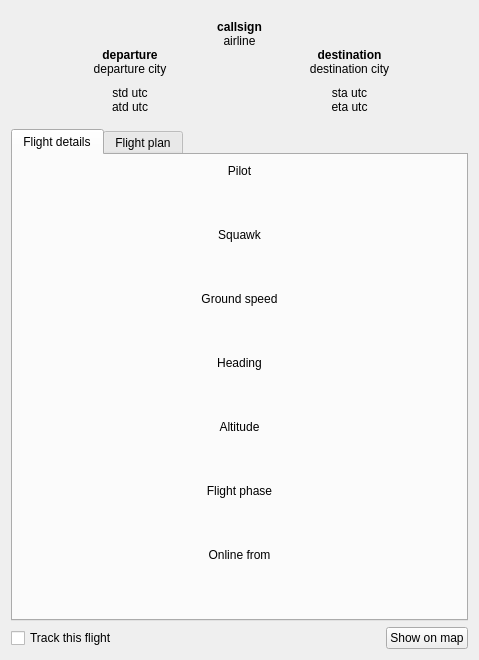
<?xml version="1.0" encoding="UTF-8"?>
<ui version="4.0">
 <class>FlightDetailsWindow</class>
 <widget class="QWidget" name="FlightDetailsWindow">
  <property name="geometry">
   <rect>
    <x>0</x>
    <y>0</y>
    <width>479</width>
    <height>660</height>
   </rect>
  </property>
  <property name="windowTitle">
   <string/>
  </property>
  <layout class="QVBoxLayout" name="verticalLayout_2">
   <item>
    <widget class="QWidget" name="widget" native="true">
     <layout class="QGridLayout" name="gridLayout">
      <property name="spacing">
       <number>0</number>
      </property>
      <item row="0" column="0" colspan="2">
       <widget class="QLabel" name="callsign">
        <property name="font">
         <font>
          <weight>75</weight>
          <bold>true</bold>
         </font>
        </property>
        <property name="text">
         <string notr="true">callsign</string>
        </property>
        <property name="alignment">
         <set>Qt::AlignCenter</set>
        </property>
       </widget>
      </item>
      <item row="3" column="1">
       <widget class="QLabel" name="destinationCity">
        <property name="text">
         <string notr="true">destination city</string>
        </property>
        <property name="alignment">
         <set>Qt::AlignCenter</set>
        </property>
       </widget>
      </item>
      <item row="5" column="0">
       <widget class="QLabel" name="std">
        <property name="toolTip">
         <string>Scheduled Time of Departure</string>
        </property>
        <property name="text">
         <string notr="true">std utc</string>
        </property>
        <property name="textFormat">
         <enum>Qt::RichText</enum>
        </property>
        <property name="alignment">
         <set>Qt::AlignCenter</set>
        </property>
       </widget>
      </item>
      <item row="2" column="0">
       <widget class="QLabel" name="departure">
        <property name="font">
         <font>
          <weight>75</weight>
          <bold>true</bold>
         </font>
        </property>
        <property name="text">
         <string notr="true">departure</string>
        </property>
        <property name="alignment">
         <set>Qt::AlignCenter</set>
        </property>
       </widget>
      </item>
      <item row="2" column="1">
       <widget class="QLabel" name="destination">
        <property name="font">
         <font>
          <weight>75</weight>
          <bold>true</bold>
         </font>
        </property>
        <property name="text">
         <string notr="true">destination</string>
        </property>
        <property name="alignment">
         <set>Qt::AlignCenter</set>
        </property>
       </widget>
      </item>
      <item row="3" column="0">
       <widget class="QLabel" name="departureCity">
        <property name="text">
         <string notr="true">departure city</string>
        </property>
        <property name="alignment">
         <set>Qt::AlignCenter</set>
        </property>
       </widget>
      </item>
      <item row="5" column="1">
       <widget class="QLabel" name="sta">
        <property name="toolTip">
         <string>Scheduled Time of Arrival</string>
        </property>
        <property name="text">
         <string notr="true">sta utc</string>
        </property>
        <property name="textFormat">
         <enum>Qt::RichText</enum>
        </property>
        <property name="alignment">
         <set>Qt::AlignCenter</set>
        </property>
       </widget>
      </item>
      <item row="6" column="0">
       <widget class="QLabel" name="atd">
        <property name="toolTip">
         <string>Actual Time of Departure</string>
        </property>
        <property name="text">
         <string notr="true">atd utc</string>
        </property>
        <property name="alignment">
         <set>Qt::AlignCenter</set>
        </property>
       </widget>
      </item>
      <item row="6" column="1">
       <widget class="QLabel" name="eta">
        <property name="toolTip">
         <string>Estimated Time of Arrival</string>
        </property>
        <property name="text">
         <string notr="true">eta utc</string>
        </property>
        <property name="alignment">
         <set>Qt::AlignCenter</set>
        </property>
       </widget>
      </item>
      <item row="4" column="0" colspan="2">
       <widget class="Vatsinator::Widgets::FlightProgressWidget" name="progress" native="true">
        <property name="minimumSize">
         <size>
          <width>0</width>
          <height>10</height>
         </size>
        </property>
       </widget>
      </item>
      <item row="1" column="0" colspan="2">
       <widget class="QLabel" name="airline">
        <property name="text">
         <string notr="true">airline</string>
        </property>
        <property name="alignment">
         <set>Qt::AlignCenter</set>
        </property>
       </widget>
      </item>
     </layout>
    </widget>
   </item>
   <item>
    <widget class="QTabWidget" name="tabWidget">
     <property name="currentIndex">
      <number>0</number>
     </property>
     <widget class="QWidget" name="flightDetails">
      <attribute name="title">
       <string>Flight details</string>
      </attribute>
      <layout class="QVBoxLayout" name="verticalLayout">
       <property name="spacing">
        <number>2</number>
       </property>
       <item>
        <widget class="QLabel" name="label">
         <property name="text">
          <string>Pilot</string>
         </property>
         <property name="alignment">
          <set>Qt::AlignCenter</set>
         </property>
        </widget>
       </item>
       <item>
        <widget class="QLabel" name="realName">
         <property name="font">
          <font>
           <weight>75</weight>
           <bold>true</bold>
          </font>
         </property>
         <property name="text">
          <string notr="true"/>
         </property>
         <property name="alignment">
          <set>Qt::AlignCenter</set>
         </property>
        </widget>
       </item>
       <item>
        <spacer name="verticalSpacer_8">
         <property name="orientation">
          <enum>Qt::Vertical</enum>
         </property>
         <property name="sizeHint" stdset="0">
          <size>
           <width>20</width>
           <height>40</height>
          </size>
         </property>
        </spacer>
       </item>
       <item>
        <widget class="QLabel" name="label_2">
         <property name="text">
          <string>Squawk</string>
         </property>
         <property name="alignment">
          <set>Qt::AlignCenter</set>
         </property>
        </widget>
       </item>
       <item>
        <widget class="QLabel" name="squawk">
         <property name="font">
          <font>
           <weight>75</weight>
           <bold>true</bold>
          </font>
         </property>
         <property name="text">
          <string notr="true"/>
         </property>
         <property name="alignment">
          <set>Qt::AlignCenter</set>
         </property>
        </widget>
       </item>
       <item>
        <spacer name="verticalSpacer_2">
         <property name="orientation">
          <enum>Qt::Vertical</enum>
         </property>
         <property name="sizeHint" stdset="0">
          <size>
           <width>20</width>
           <height>40</height>
          </size>
         </property>
        </spacer>
       </item>
       <item>
        <widget class="QLabel" name="label_3">
         <property name="text">
          <string>Ground speed</string>
         </property>
         <property name="alignment">
          <set>Qt::AlignCenter</set>
         </property>
        </widget>
       </item>
       <item>
        <widget class="QLabel" name="groundSpeed">
         <property name="font">
          <font>
           <weight>75</weight>
           <bold>true</bold>
          </font>
         </property>
         <property name="text">
          <string notr="true"/>
         </property>
         <property name="alignment">
          <set>Qt::AlignCenter</set>
         </property>
        </widget>
       </item>
       <item>
        <spacer name="verticalSpacer_3">
         <property name="orientation">
          <enum>Qt::Vertical</enum>
         </property>
         <property name="sizeHint" stdset="0">
          <size>
           <width>20</width>
           <height>40</height>
          </size>
         </property>
        </spacer>
       </item>
       <item>
        <widget class="QLabel" name="label_4">
         <property name="text">
          <string>Heading</string>
         </property>
         <property name="alignment">
          <set>Qt::AlignCenter</set>
         </property>
        </widget>
       </item>
       <item>
        <widget class="QLabel" name="heading">
         <property name="font">
          <font>
           <weight>75</weight>
           <bold>true</bold>
          </font>
         </property>
         <property name="text">
          <string notr="true"/>
         </property>
         <property name="alignment">
          <set>Qt::AlignCenter</set>
         </property>
        </widget>
       </item>
       <item>
        <spacer name="verticalSpacer_4">
         <property name="orientation">
          <enum>Qt::Vertical</enum>
         </property>
         <property name="sizeHint" stdset="0">
          <size>
           <width>20</width>
           <height>40</height>
          </size>
         </property>
        </spacer>
       </item>
       <item>
        <widget class="QLabel" name="label_5">
         <property name="text">
          <string>Altitude</string>
         </property>
         <property name="alignment">
          <set>Qt::AlignCenter</set>
         </property>
        </widget>
       </item>
       <item>
        <widget class="QLabel" name="altitude">
         <property name="font">
          <font>
           <weight>75</weight>
           <bold>true</bold>
          </font>
         </property>
         <property name="text">
          <string notr="true"/>
         </property>
         <property name="alignment">
          <set>Qt::AlignCenter</set>
         </property>
        </widget>
       </item>
       <item>
        <spacer name="verticalSpacer_6">
         <property name="orientation">
          <enum>Qt::Vertical</enum>
         </property>
         <property name="sizeHint" stdset="0">
          <size>
           <width>20</width>
           <height>40</height>
          </size>
         </property>
        </spacer>
       </item>
       <item>
        <widget class="QLabel" name="label_7">
         <property name="text">
          <string>Flight phase</string>
         </property>
         <property name="alignment">
          <set>Qt::AlignCenter</set>
         </property>
        </widget>
       </item>
       <item>
        <widget class="QLabel" name="flightPhase">
         <property name="font">
          <font>
           <weight>75</weight>
           <bold>true</bold>
          </font>
         </property>
         <property name="text">
          <string notr="true"/>
         </property>
         <property name="alignment">
          <set>Qt::AlignCenter</set>
         </property>
        </widget>
       </item>
       <item>
        <spacer name="verticalSpacer_7">
         <property name="orientation">
          <enum>Qt::Vertical</enum>
         </property>
         <property name="sizeHint" stdset="0">
          <size>
           <width>20</width>
           <height>40</height>
          </size>
         </property>
        </spacer>
       </item>
       <item>
        <widget class="QLabel" name="label_8">
         <property name="text">
          <string>Online from</string>
         </property>
         <property name="alignment">
          <set>Qt::AlignCenter</set>
         </property>
        </widget>
       </item>
       <item>
        <widget class="QLabel" name="onlineFrom">
         <property name="font">
          <font>
           <weight>75</weight>
           <bold>true</bold>
          </font>
         </property>
         <property name="text">
          <string notr="true"/>
         </property>
         <property name="alignment">
          <set>Qt::AlignCenter</set>
         </property>
        </widget>
       </item>
       <item>
        <spacer name="verticalSpacer">
         <property name="orientation">
          <enum>Qt::Vertical</enum>
         </property>
         <property name="sizeHint" stdset="0">
          <size>
           <width>20</width>
           <height>40</height>
          </size>
         </property>
        </spacer>
       </item>
      </layout>
     </widget>
     <widget class="QWidget" name="flightPlan">
      <attribute name="title">
       <string>Flight plan</string>
      </attribute>
      <layout class="QGridLayout" name="gridLayout_2">
       <property name="verticalSpacing">
        <number>2</number>
       </property>
       <item row="18" column="0" colspan="2">
        <widget class="QTextEdit" name="remarks">
         <property name="readOnly">
          <bool>true</bool>
         </property>
        </widget>
       </item>
       <item row="10" column="0" colspan="2">
        <widget class="QLabel" name="label_12">
         <property name="text">
          <string>Destination</string>
         </property>
         <property name="alignment">
          <set>Qt::AlignCenter</set>
         </property>
        </widget>
       </item>
       <item row="17" column="0" colspan="2">
        <widget class="QLabel" name="label_14">
         <property name="text">
          <string>Remarks</string>
         </property>
         <property name="alignment">
          <set>Qt::AlignCenter</set>
         </property>
        </widget>
       </item>
       <item row="15" column="0" colspan="2">
        <widget class="QTextEdit" name="route">
         <property name="readOnly">
          <bool>true</bool>
         </property>
         <property name="placeholderText">
          <string extracomment="Refers to a flight plan route">Not filled</string>
         </property>
        </widget>
       </item>
       <item row="3" column="0">
        <widget class="QLabel" name="label_15">
         <property name="text">
          <string>Cruise altitude</string>
         </property>
         <property name="alignment">
          <set>Qt::AlignCenter</set>
         </property>
        </widget>
       </item>
       <item row="6" column="0" colspan="2">
        <widget class="QLabel" name="label_11">
         <property name="text">
          <string>Departure</string>
         </property>
         <property name="alignment">
          <set>Qt::AlignCenter</set>
         </property>
        </widget>
       </item>
       <item row="14" column="0" colspan="2">
        <widget class="QLabel" name="label_13">
         <property name="text">
          <string>Route</string>
         </property>
         <property name="alignment">
          <set>Qt::AlignCenter</set>
         </property>
        </widget>
       </item>
       <item row="1" column="1">
        <widget class="QLabel" name="flightRules">
         <property name="font">
          <font>
           <weight>75</weight>
           <bold>true</bold>
          </font>
         </property>
         <property name="text">
          <string notr="true">IFR/VFR</string>
         </property>
         <property name="alignment">
          <set>Qt::AlignCenter</set>
         </property>
        </widget>
       </item>
       <item row="4" column="1">
        <widget class="QLabel" name="tas">
         <property name="font">
          <font>
           <weight>75</weight>
           <bold>true</bold>
          </font>
         </property>
         <property name="toolTip">
          <string>True Air Speed</string>
         </property>
         <property name="text">
          <string notr="true">tas</string>
         </property>
         <property name="alignment">
          <set>Qt::AlignCenter</set>
         </property>
        </widget>
       </item>
       <item row="4" column="0">
        <widget class="QLabel" name="cruiseAltitude">
         <property name="font">
          <font>
           <weight>75</weight>
           <bold>true</bold>
          </font>
         </property>
         <property name="text">
          <string notr="true">cruise altitude</string>
         </property>
         <property name="alignment">
          <set>Qt::AlignCenter</set>
         </property>
        </widget>
       </item>
       <item row="0" column="0">
        <widget class="QLabel" name="label_9">
         <property name="text">
          <string>Aircraft</string>
         </property>
         <property name="alignment">
          <set>Qt::AlignCenter</set>
         </property>
        </widget>
       </item>
       <item row="0" column="1">
        <widget class="QLabel" name="label_10">
         <property name="text">
          <string>Flight rules</string>
         </property>
         <property name="alignment">
          <set>Qt::AlignCenter</set>
         </property>
        </widget>
       </item>
       <item row="1" column="0">
        <widget class="QLabel" name="aircraft">
         <property name="font">
          <font>
           <weight>75</weight>
           <bold>true</bold>
          </font>
         </property>
         <property name="text">
          <string notr="true">aircraft</string>
         </property>
         <property name="alignment">
          <set>Qt::AlignCenter</set>
         </property>
        </widget>
       </item>
       <item row="3" column="1">
        <widget class="QLabel" name="label_16">
         <property name="toolTip">
          <string>True Air Speed</string>
         </property>
         <property name="text">
          <string>TAS</string>
         </property>
         <property name="alignment">
          <set>Qt::AlignCenter</set>
         </property>
        </widget>
       </item>
       <item row="8" column="0" colspan="2">
        <layout class="QHBoxLayout" name="horizontalLayout_2">
         <item>
          <spacer name="horizontalSpacer">
           <property name="orientation">
            <enum>Qt::Horizontal</enum>
           </property>
           <property name="sizeType">
            <enum>QSizePolicy::Maximum</enum>
           </property>
           <property name="sizeHint" stdset="0">
            <size>
             <width>40</width>
             <height>20</height>
            </size>
           </property>
          </spacer>
         </item>
         <item>
          <widget class="QPushButton" name="departureAirport">
           <property name="text">
            <string notr="true">departure airport</string>
           </property>
          </widget>
         </item>
         <item>
          <spacer name="horizontalSpacer_2">
           <property name="orientation">
            <enum>Qt::Horizontal</enum>
           </property>
           <property name="sizeType">
            <enum>QSizePolicy::Maximum</enum>
           </property>
           <property name="sizeHint" stdset="0">
            <size>
             <width>40</width>
             <height>20</height>
            </size>
           </property>
          </spacer>
         </item>
        </layout>
       </item>
       <item row="12" column="0" colspan="2">
        <layout class="QHBoxLayout" name="horizontalLayout_3">
         <item>
          <spacer name="horizontalSpacer_3">
           <property name="orientation">
            <enum>Qt::Horizontal</enum>
           </property>
           <property name="sizeType">
            <enum>QSizePolicy::Maximum</enum>
           </property>
           <property name="sizeHint" stdset="0">
            <size>
             <width>40</width>
             <height>20</height>
            </size>
           </property>
          </spacer>
         </item>
         <item>
          <widget class="QPushButton" name="destinationAirport">
           <property name="text">
            <string notr="true">destination airport</string>
           </property>
          </widget>
         </item>
         <item>
          <spacer name="horizontalSpacer_4">
           <property name="orientation">
            <enum>Qt::Horizontal</enum>
           </property>
           <property name="sizeType">
            <enum>QSizePolicy::Maximum</enum>
           </property>
           <property name="sizeHint" stdset="0">
            <size>
             <width>40</width>
             <height>20</height>
            </size>
           </property>
          </spacer>
         </item>
        </layout>
       </item>
       <item row="9" column="0" colspan="2">
        <spacer name="verticalSpacer_10">
         <property name="orientation">
          <enum>Qt::Vertical</enum>
         </property>
         <property name="sizeType">
          <enum>QSizePolicy::MinimumExpanding</enum>
         </property>
         <property name="sizeHint" stdset="0">
          <size>
           <width>20</width>
           <height>6</height>
          </size>
         </property>
        </spacer>
       </item>
       <item row="13" column="0" colspan="2">
        <spacer name="verticalSpacer_11">
         <property name="orientation">
          <enum>Qt::Vertical</enum>
         </property>
         <property name="sizeType">
          <enum>QSizePolicy::MinimumExpanding</enum>
         </property>
         <property name="sizeHint" stdset="0">
          <size>
           <width>20</width>
           <height>6</height>
          </size>
         </property>
        </spacer>
       </item>
       <item row="16" column="0" colspan="2">
        <spacer name="verticalSpacer_12">
         <property name="orientation">
          <enum>Qt::Vertical</enum>
         </property>
         <property name="sizeType">
          <enum>QSizePolicy::MinimumExpanding</enum>
         </property>
         <property name="sizeHint" stdset="0">
          <size>
           <width>20</width>
           <height>6</height>
          </size>
         </property>
        </spacer>
       </item>
       <item row="2" column="0" colspan="2">
        <spacer name="verticalSpacer_5">
         <property name="orientation">
          <enum>Qt::Vertical</enum>
         </property>
         <property name="sizeType">
          <enum>QSizePolicy::MinimumExpanding</enum>
         </property>
         <property name="sizeHint" stdset="0">
          <size>
           <width>20</width>
           <height>6</height>
          </size>
         </property>
        </spacer>
       </item>
       <item row="5" column="0" colspan="2">
        <spacer name="verticalSpacer_9">
         <property name="orientation">
          <enum>Qt::Vertical</enum>
         </property>
         <property name="sizeType">
          <enum>QSizePolicy::MinimumExpanding</enum>
         </property>
         <property name="sizeHint" stdset="0">
          <size>
           <width>20</width>
           <height>6</height>
          </size>
         </property>
        </spacer>
       </item>
      </layout>
     </widget>
    </widget>
   </item>
   <item>
    <layout class="QHBoxLayout" name="horizontalLayout" stretch="1,0">
     <item>
      <widget class="QCheckBox" name="trackFlight">
       <property name="text">
        <string>Track this flight</string>
       </property>
      </widget>
     </item>
     <item>
      <widget class="QPushButton" name="show">
       <property name="text">
        <string>Show on map</string>
       </property>
       <property name="icon">
        <iconset theme="go-jump">
         <normaloff>.</normaloff>.</iconset>
       </property>
      </widget>
     </item>
    </layout>
   </item>
  </layout>
 </widget>
 <customwidgets>
  <customwidget>
   <class>Vatsinator::Widgets::FlightProgressWidget</class>
   <extends>QWidget</extends>
   <header>widgets/flightprogresswidget.h</header>
   <container>1</container>
  </customwidget>
 </customwidgets>
 <resources/>
 <connections/>
</ui>
